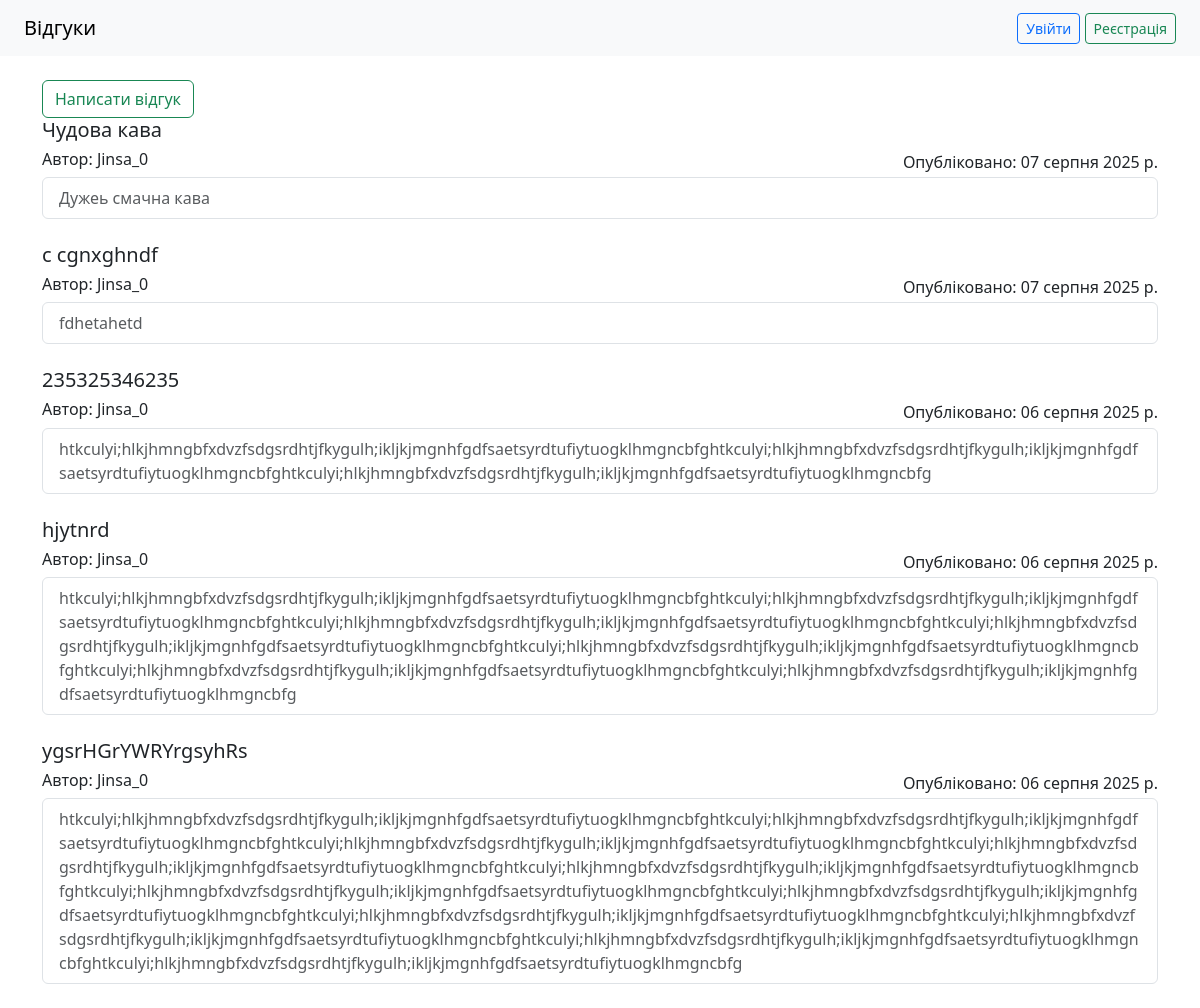
The page / on the database its author committed.
### reviews/models.py (models this page shows, shortened)
class Review(models.Model):
    title = models.CharField(max_length = 50)
    author = models.ForeignKey(User, on_delete = models.CASCADE, related_name = "reviews", verbose_name = "Користувач")
    content = models.TextField()
    publication_date = models.DateField(auto_now_add = True)
    class Meta:
        ordering = ["-publication_date"]
        verbose_name = "Відгук"
        verbose_name_plural = "Відгуки"

### reviews/views.py (the view)
# urls.py: path('', views.review_list, name = "review_list"),
def review_list(request: HttpRequest):
    reviews = Review.objects.all()
    return render(request, 'reviews/index.html', {
        "reviews": reviews
    })

### reviews/templates/reviews/index.html (shortened to what this page needs)
{% extends "base.html" %}
{% block content %}
  <div>
    <a href="{% url 'add_review' %}" class="btn btn-outline-success btn-xl">Написати відгук</a>
  </div>
  {% for review in reviews %}
    <div class="col">
      <div class="card-body">
        <div class="mb-4">
          <h5><p class = "card-title"> {{review.title}}</p></h5>
          <div class="d-flex justify-content-between">
          <h6><p class = "card-title"> Автор: {{review.author}}</p></h6>Опубліковано: {{review.publication_date}}
          </div>
            <ul class="list-group">
              <li class="list-group-item"><p class="card-text text-muted" style="max-width: 100%; word-wrap: break-word;">{{review.content}}</p></li>
            </ul>
        </div>
        {% empty %}
        <div class="alert alert-info">Немає відгуків</div>
      </div>
    </div>
    {% endfor %}
  {% endblock %}

### reviews/templates/base.html (shortened to what this page needs)
<!DOCTYPE html>
<html lang="uk">
<head>
    <link href="https://cdn.jsdelivr.net/npm/bootstrap@5.3.0/dist/css/bootstrap.min.css" rel="stylesheet">
</head>
<body>
    <nav class="navbar navbar-expand-lg navbar-light bg-light px-4">
        <a class="navbar-brand" href="{% url 'review_list' %}">Відгуки</a>
        <div class="ms-auto">
          {% if user.is_authenticated %}
            <form method="post" action="{% url 'logout' %}" style="display: inline;">
              {% csrf_token %}
              <button type="submit" class="btn btn-sm btn-outline-danger">Вийти</button>
            </form>
          {% else %}
            <a href="{% url 'login' %}" class="btn btn-sm btn-outline-primary">Увійти</a>
            <a href="{% url 'register' %}" class="btn btn-sm btn-outline-success">Реєстрація</a>
          {% endif %}
        </div>
      </nav>
      <div class="container mt-4">
        {% block content %}{% endblock %}
      </div>
    </body>
    </html>

### rows shown on the page
Review: title "Чудова кава", author "Jinsa_0", publication_date "07 серпня 2025 р.", content "Дужеь смачна кава"
Review: title "c cgnxghndf", author "Jinsa_0", publication_date "07 серпня 2025 р.", content "fdhetahetd"
Review: title "235325346235", author "Jinsa_0", publication_date "06 серпня 2025 р.", content "htkculyi;hlkjhmngbfxdvzfsdgsrdhtjfkygulh;ikljkjmgnhfgdfsaetsyrdtufiytuogklhmgncbfghtkculyi;hlkjhmngbfxdvzfsdgsrdhtjfkygulh;ikljkjmgnhfgdfsaetsyrdtufiytuogklhmgncbfghtkculyi;hlkjhmngbfxdvzfsdgsrdhtjfkygulh;ikljkjmgnhfgdfsaetsyrdtufiytuogklhmgncbfg"
Review: title "hjytnrd", author "Jinsa_0", publication_date "06 серпня 2025 р.", content "htkculyi;hlkjhmngbfxdvzfsdgsrdhtjfkygulh;ikljkjmgnhfgdfsaetsyrdtufiytuogklhmgncbfghtkculyi;hlkjhmngbfxdvzfsdgsrdhtjfkygulh;ikljkjmgnhfgdfsaetsyrdtufiytuogklhmgncbfghtkculyi;hlkjhmngbfxdvzfsdgsrdhtjfkygulh;ikljkjmgnhfgdfsaetsyrdtufiytuogklhmgncbfghtkculyi;hlkjhmngbfxdvzfsdgsrdhtjfkygulh;ikljkjmgnhfgdfsaetsyrdtufiytuogklhmgncbfghtkculyi;hlkjhmngbfxdvzfsdgsrdhtjfkygulh;ikljkjmgnhfgdfsaetsyrdtufiytuogklhmgncbfghtkculyi;hlkjhmngbfxdvzfsdgsrdhtjfkygulh;ikljkjmgnhfgdfsaetsyrdtufiytuogklhmgncbfghtkculyi;hlkjhmngbfxdvzfsdgsrdhtjfkygulh;ikljkjmgnhfgdfsaetsyrdtufiytuogklhmgncbfg"
Review: title "ygsrHGrYWRYrgsyhRs", author "Jinsa_0", publication_date "06 серпня 2025 р.", content "htkculyi;hlkjhmngbfxdvzfsdgsrdhtjfkygulh;ikljkjmgnhfgdfsaetsyrdtufiytuogklhmgncbfghtkculyi;hlkjhmngbfxdvzfsdgsrdhtjfkygulh;ikljkjmgnhfgdfsaetsyrdtufiytuogklhmgncbfghtkculyi;hlkjhmngbfxdvzfsdgsrdhtjfkygulh;ikljkjmgnhfgdfsaetsyrdtufiytuogklhmgncbfghtkculyi;hlkjhmngbfxdvzfsdgsrdhtjfkygulh;ikljkjmgnhfgdfsaetsyrdtufiytuogklhmgncbfghtkculyi;hlkjhmngbfxdvzfsdgsrdhtjfkygulh;ikljkjmgnhfgdfsaetsyrdtufiytuogklhmgncbfghtkculyi;hlkjhmngbfxdvzfsdgsrdhtjfkygulh;ikljkjmgnhfgdfsaetsyrdtufiytuogklhmgncbfghtkculyi;hlkjhmngbfxdvzfsdgsrdhtjfkygulh;ikljkjmgnhfgdfsaetsyrdtufiytuogklhmgncbfghtkculyi;hlkjhmngbfxdvzfsdgsrdhtjfkygulh;ikljkjmgnhfgdfsaetsyrdtufiytuogklhmgncbfghtkculyi;hlkjhmngbfxdvzfsdgsrdhtjfkygulh;ikl…"
